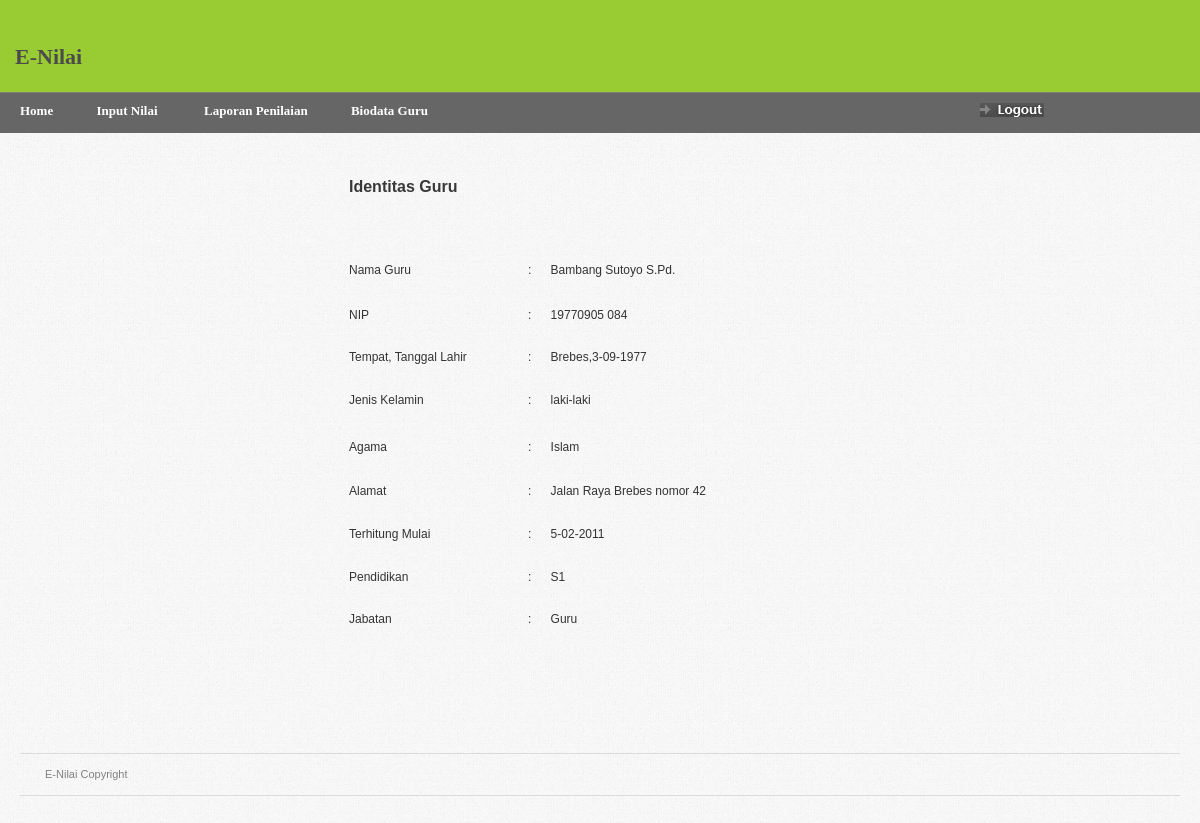
/home.php?page=profile_guru (signed in), run on the app's committed database.
### tables this page shows
CREATE TABLE `data_guru` (
  `id_guru` varchar(7) NOT NULL,
  `nama_guru` varchar(20) NOT NULL,
  `nip` varchar(12) NOT NULL,
  `kota` varchar(30) NOT NULL,
  `tgl` int(2) NOT NULL,
  `bln` varchar(15) NOT NULL,
  `thn` int(4) NOT NULL,
  `kelamin` enum('laki-laki','perempuan') NOT NULL,
  `agama` varchar(20) NOT NULL,
  `alamat_guru` text NOT NULL,
  `tm_tanggal` int(2) NOT NULL,
  `tm_bulan` varchar(15) NOT NULL,
  `tm_tahun` int(4) NOT NULL,
  `pendidikan` varchar(30) NOT NULL,
  `jabatan` varchar(30) NOT NULL,
  `username` varchar(20) NOT NULL,
  `password` varchar(100) NOT NULL
);

### profile_guru.php (the view)
<form name="formdataguru" id="formdataguru"><center></p>
 <table width="502" height="475" border="0">
 <?php
 $id_guru=$_SESSION['id_guru'];
  $rw=mysqli_query($koneksi,"Select * from data_guru where id_guru='$id_guru' order by id_guru asc");
  while($s=mysqli_fetch_array($rw))
  {
  ?>
    <tr>
      <td height="27" colspan="3"><h2>Identitas Guru</h2></td>
      </tr>
    <tr>
      <td height="21">&nbsp;</td>
      <td>&nbsp;</td>
      <td>&nbsp;</td>
    </tr>
    <tr>
      <td width="174" height="27">Nama Guru </td>
      <td width="22">:</td>
      <td width="292"><?php echo $s['nama_guru']; ?></td>
    </tr>
    <tr>
      <td height="30">NIP</td>
      <td>:</td>
      <td><?php echo $s['nip']; ?></td>
    </tr>
    <tr>
      <td height="24">Tempat, Tanggal Lahir</td>
      <td>:</td>
      <td><?php echo $s['kota'],',',$s['tgl'],'-',$s['bln'],'-',$s['thn']; ?></td>
    </tr>
    <tr>
      <td height="30">Jenis Kelamin</td>
      <td>:</td>
      <td><?php echo $s['kelamin']; ?></td>
    </tr>
	<tr>
      <td height="30">Agama</td>
      <td>:</td>
      <td><?php echo $s['agama']; ?></td>
    </tr>
    <tr>
      <td height="25">Alamat</td>
      <td>:</td>
      <td><?php echo $s['alamat_guru']; ?></td>
    </tr>
    <tr>
      <td height="30">Terhitung Mulai</td>
      <td>:</td>
      <td><?php echo $s['tm_tanggal'],'-',$s['tm_bulan'],'-',$s['tm_tahun']; ?></td>
    </tr>
    <tr>
      <td height="24">Pendidikan</td>
      <td>:</td>
      <td><?php echo $s['pendidikan']; ?></td>
    </tr>
    <tr>
      <td height="30">Jabatan </td>
      <td>:</td>
      <td><?php echo $s['jabatan']; ?></td>
    </tr>
	<?php
  }
  ?>
  </table>
  </center>
</form>

### css/screen.css (style rules this page uses)
* { margin: 0; padding: 0; }
html, body { height: 100%; }
body { background: url(../images/gray_jean.png); color: #393939; font-family: Arial; font-size: 0px; line-height: 0; }
h2 { color: #393939; font-size: 16px; font-weight: bold; line-height: 20px; margin-bottom: 10px; }
table { border-collapse: collapse; }
form { margin: 0; padding: 0; }

### data on the page
data_guru: nama_guru "Bambang Sutoyo S.Pd.", nip "19770905 084", kota "Brebes", tgl "3", bln "09", thn "1977", kelamin "laki-laki", agama "Islam", alamat_guru "Jalan Raya Brebes nomor 42", tm_tanggal "5", tm_bulan "02", tm_tahun "2011", pendidikan "S1", jabatan "Guru"
